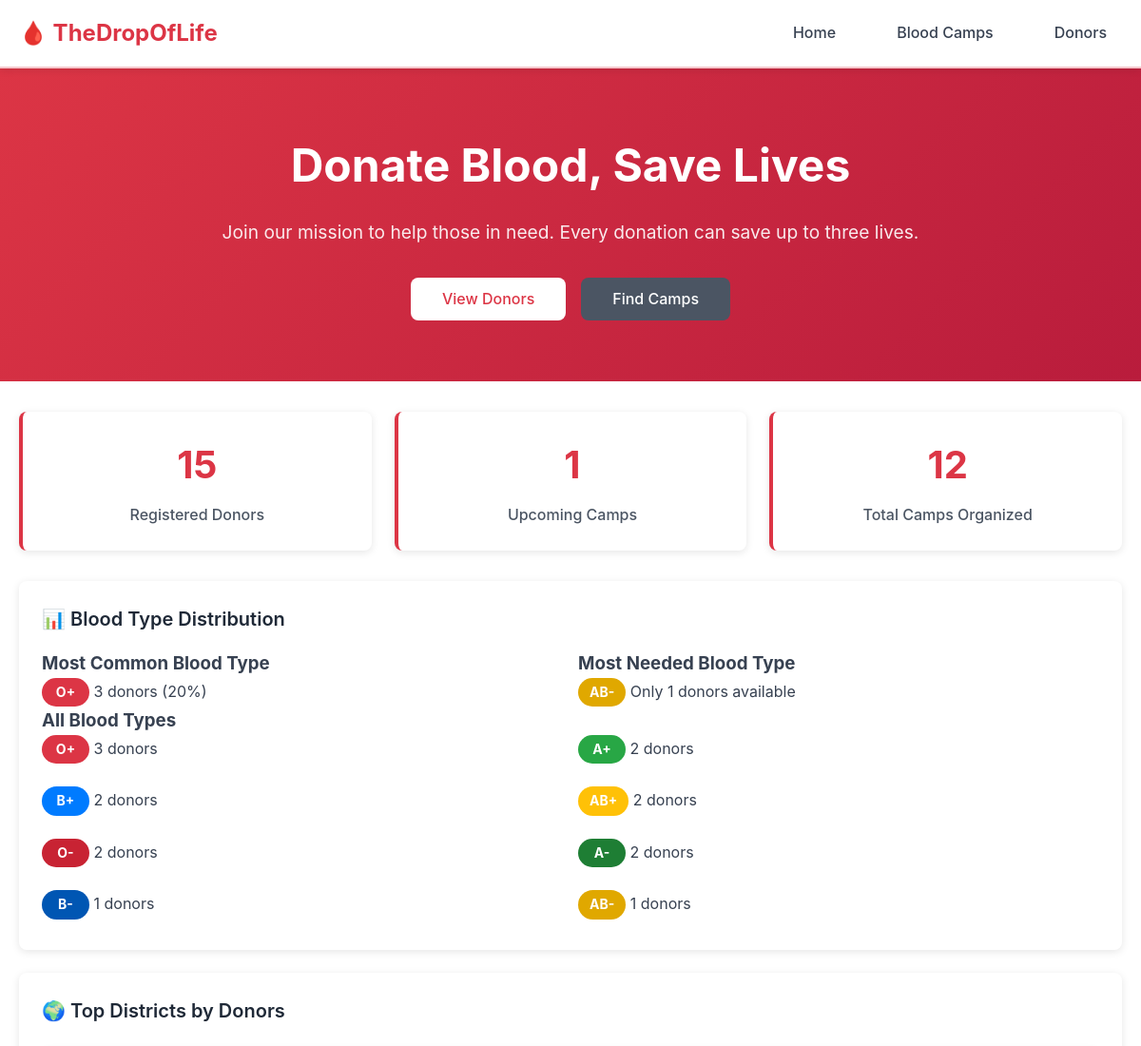
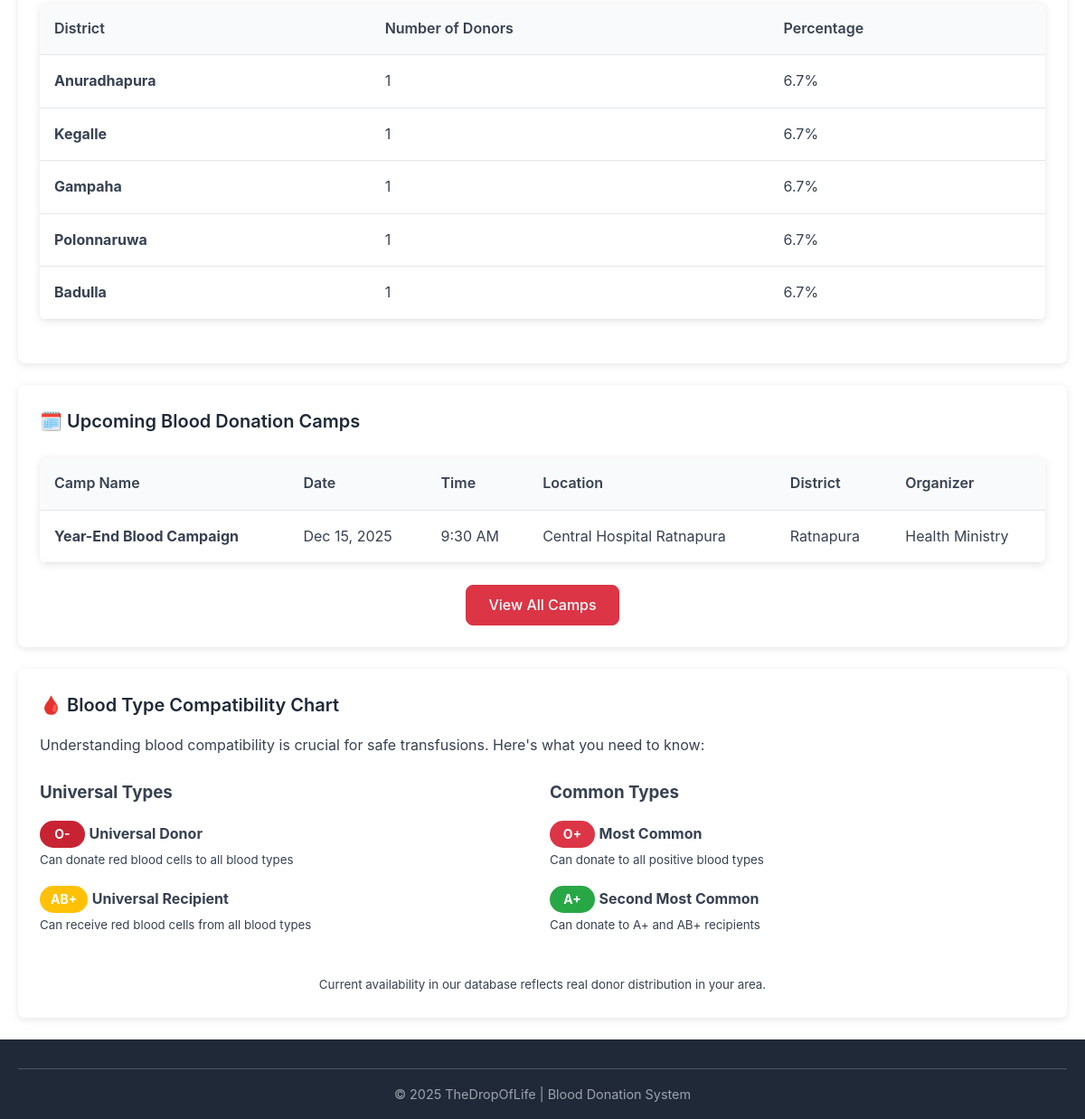
The page / on the database its author committed (2 pictures, top to bottom).
### tables this page shows
CREATE TABLE camps (
    camp_id INT AUTO_INCREMENT PRIMARY KEY,
    name VARCHAR(100) NOT NULL,
    location VARCHAR(100) NOT NULL,
    district VARCHAR(100),
    date DATE NOT NULL,
    time TIME NOT NULL,
    organizer VARCHAR(100),
    created_at TIMESTAMP DEFAULT CURRENT_TIMESTAMP
);

### includes/db.php (called while the page is built, shortened)
<?php
class Database {
    public static function escapeHtml($output) {
        return htmlspecialchars($output, ENT_QUOTES, 'UTF-8');
    }
}
?>

### index.php (the view, shortened to what this page needs)
<?php
require_once 'includes/db.php';
include 'includes/header.php';
try {
    $db = Database::getInstance()->getConnection();
    $donors_stmt = $db->prepare("SELECT COUNT(*) as count FROM donors");
    $donors_stmt->execute();
    $donors_count = $donors_stmt->fetch()['count'];
    $camps_stmt = $db->prepare("SELECT COUNT(*) as count FROM camps WHERE date >= CURDATE()");
    $camps_stmt->execute();
    $camps_count = $camps_stmt->fetch()['count'];
    $total_camps_stmt = $db->prepare("SELECT COUNT(*) as count FROM camps");
    $total_camps_stmt->execute();
    $total_camps_count = $total_camps_stmt->fetch()['count'];
    $blood_types_stmt = $db->prepare("SELECT blood_type, COUNT(*) as count FROM donors GROUP BY blood_type ORDER BY count DESC");
    $blood_types_stmt->execute();
    $blood_types = $blood_types_stmt->fetchAll();
    $districts_stmt = $db->prepare("SELECT district, COUNT(*) as count FROM donors GROUP BY district ORDER BY count DESC LIMIT 5");
    $districts_stmt->execute();
    $top_districts = $districts_stmt->fetchAll();
    $recent_camps_stmt = $db->prepare("SELECT * FROM camps WHERE date >= CURDATE() ORDER BY date ASC, time ASC LIMIT 5");
    $recent_camps_stmt->execute();
    $recent_camps = $recent_camps_stmt->fetchAll();
    $most_needed = !empty($blood_types) ? end($blood_types) : null;
    $most_common = !empty($blood_types) ? $blood_types[0] : null;
} catch (Exception $e) {
    error_log("Index page database error: " . $e->getMessage());
    $donors_count = "500+";
    $camps_count = "25";
    $total_camps_count = "150+";
    $blood_types = [
        ['blood_type' => 'O+', 'count' => 45],
        ['blood_type' => 'A+', 'count' => 34],
        ['blood_type' => 'B+', 'count' => 12],
        ['blood_type' => 'O-', 'count' => 6]
    ];
    $top_districts = [
        ['district' => 'Colombo', 'count' => 120],
        ['district' => 'Kandy', 'count' => 85],
        ['district' => 'Galle', 'count' => 65]
    ];
    $recent_camps = [];
    $most_needed = ['blood_type' => 'O-', 'count' => 6];
    $most_common = ['blood_type' => 'O+', 'count' => 45];
}
?>
<section class="hero">
    <div class="container">
        <h1 class="hero__title">Donate Blood, Save Lives</h1>
        <p class="hero__subtitle">Join our mission to help those in need. Every donation can save up to three lives.</p>
        <div class="hero__actions">
            <a href="donors.php" class="btn btn--white btn--lg">View Donors</a>
            <a href="camps.php" class="btn btn--secondary btn--lg">Find Camps</a>
        </div>
    </div>
</section>
<main>
<div class="container">
    <div class="stats-grid">
        <div class="stat-card">
            <div class="stat-card__number"><?php echo $donors_count; ?></div>
            <div class="stat-card__label">Registered Donors</div>
        </div>
        <div class="stat-card">
            <div class="stat-card__number"><?php echo $camps_count; ?></div>
            <div class="stat-card__label">Upcoming Camps</div>
        </div>
        <div class="stat-card">
            <div class="stat-card__number"><?php echo $total_camps_count; ?></div>
            <div class="stat-card__label">Total Camps Organized</div>
        </div>
    </div>
    <?php if (!empty($blood_types)): ?>
    <div class="card">
        <h2 class="card__title">📊 Blood Type Distribution</h2>
        <div class="form-row">
            <div>
                <h3>Most Common Blood Type</h3>
                <?php if ($most_common): ?>
                    <p><span class="blood-type blood-type-<?= strtolower(str_replace('+', '-pos', str_replace('-', '-neg', Database::escapeHtml($most_common['blood_type'])))) ?>"><?= Database::escapeHtml($most_common['blood_type']) ?></span>
                    <?= Database::escapeHtml($most_common['count']) ?> donors (<?= round(($most_common['count'] / $donors_count) * 100, 1) ?>%)</p>
                <?php else: ?>
                    <p>No data available</p>
                <?php endif; ?>
            </div>
            <div>
                <h3>Most Needed Blood Type</h3>
                <?php if ($most_needed): ?>
                    <p><span class="blood-type blood-type-<?= strtolower(str_replace('+', '-pos', str_replace('-', '-neg', Database::escapeHtml($most_needed['blood_type'])))) ?>"><?= Database::escapeHtml($most_needed['blood_type']) ?></span>
                    Only <?= Database::escapeHtml($most_needed['count']) ?> donors available</p>
                <?php else: ?>
                    <p>No data available</p>
                <?php endif; ?>
            </div>
        </div>
        <h3>All Blood Types</h3>
        <div class="form-row">
            <?php foreach ($blood_types as $type): ?>
                <div style="margin-bottom: 0.5rem;">
                    <span class="blood-type blood-type-<?= strtolower(str_replace('+', '-pos', str_replace('-', '-neg', Database::escapeHtml($type['blood_type'])))) ?>"><?= Database::escapeHtml($type['blood_type']) ?></span>
                    <?= Database::escapeHtml($type['count']) ?> donors
                </div>
            <?php endforeach; ?>
        </div>
    </div>
    <?php endif; ?>
    <?php if (!empty($top_districts)): ?>
    <div class="card">
        <h2 class="card__title">🌍 Top Districts by Donors</h2>
        <div class="table-container">
            <table class="table">
                <thead>
                    <tr>
                        <th>District</th>
                        <th>Number of Donors</th>
                        <th>Percentage</th>
                    </tr>
                </thead>
                <tbody>
                    <?php foreach ($top_districts as $district): ?>
                    <tr>
                        <td><strong><?= Database::escapeHtml($district['district']) ?></strong></td>
                        <td><?= Database::escapeHtml($district['count']) ?></td>
                        <td><?= round(($district['count'] / $donors_count) * 100, 1) ?>%</td>
                    </tr>
                    <?php endforeach; ?>
                </tbody>
            </table>
        </div>
    </div>
    <?php endif; ?>
    <?php if (!empty($recent_camps)): ?>
    <div class="card">
        <h2 class="card__title">🗓️ Upcoming Blood Donation Camps</h2>
        <div class="table-container">
            <table class="table">
                <thead>
                    <tr>
                        <th>Camp Name</th>
                        <th>Date</th>
                        <th>Time</th>
                        <th>Location</th>
                        <th>District</th>
                        <th>Organizer</th>
                    </tr>
                </thead>
                <tbody>
                    <?php foreach ($recent_camps as $camp): ?>
                    <tr>
                        <td><strong><?= Database::escapeHtml($camp['name']) ?></strong></td>
                        <td><?= date('M j, Y', strtotime($camp['date'])) ?></td>
                        <td><?= date('g:i A', strtotime($camp['time'])) ?></td>
                        <td><?= Database::escapeHtml($camp['location']) ?></td>
                        <td><?= Database::escapeHtml($camp['district']) ?></td>
                        <td><?= Database::escapeHtml($camp['organizer']) ?></td>
                    </tr>
                    <?php endforeach; ?>
                </tbody>
            </table>
        </div>
        <div class="text-center mt-3">
            <a href="camps.php" class="btn btn--primary">View All Camps</a>
        </div>
    </div>
    <?php endif; ?>
    <div class="card">
        <h2 class="card__title">🩸 Blood Type Compatibility Chart</h2>
        <p class="mb-3">Understanding blood compatibility is crucial for safe transfusions. Here's what you need to know:</p>
        <div class="form-row">
            <div>
                <h3>Universal Types</h3>
                <div style="margin: 1rem 0;">
                    <span class="blood-type blood-type-o-neg">O-</span> <strong>Universal Donor</strong><br>
                    <small>Can donate red blood cells to all blood types</small>
                </div>
                <div style="margin: 1rem 0;">
                    <span class="blood-type blood-type-ab-pos">AB+</span> <strong>Universal Recipient</strong><br>
                    <small>Can receive red blood cells from all blood types</small>
                </div>
            </div>
            <div>
                <h3>Common Types</h3>
                <div style="margin: 1rem 0;">
                    <span class="blood-type blood-type-o-pos">O+</span> <strong>Most Common</strong><br>
                    <small>Can donate to all positive blood types</small>
                </div>
                <div style="margin: 1rem 0;">
                    <span class="blood-type blood-type-a-pos">A+</span> <strong>Second Most Common</strong><br>
                    <small>Can donate to A+ and AB+ recipients</small>
                </div>
            </div>
        </div>
        <?php if (!empty($blood_types)): ?>
        <div class="text-center mt-3">
            <p><small>Current availability in our database reflects real donor distribution in your area.</small></p>
        </div>
        <?php endif; ?>
    </div>
</div>
</main>
<?php include 'includes/footer.php'; ?>

### assets/css/style.css (style rules this page uses)
:root { --primary: #dc3545; --primary-light: #f5c6cb; --success: #28a745; --warning: #ffc107; --danger: #dc3545; --gray-50: #f9fafb; --gray-100: #f3f4f6; --gray-200: #e5e7eb; --gray-300: #d1d5db; --gray-400: #9ca3af; --gray-500: #6b7280; --gray-600: #4b5563; --gray-700: #374151; --gray-800: #1f2937; --white: #ffffff; --shadow: 0 2px 8px rgba(0,0,0,0.1); --radius: 8px; }
* { margin: 0; padding: 0; box-sizing: border-box; }
html, body { height: 100%; margin: 0; padding: 0; }
body { font-family: -apple-system, BlinkMacSystemFont, 'Segoe UI', Roboto, sans-serif; line-height: 1.6; color: var(--gray-700); background: var(--white); min-height: 100vh; display: flex; flex-direction: column; }
main { flex: 1; }
.container { max-width: 1200px; margin: 0 auto; padding: 0 20px; }
.hero { background: linear-gradient(135deg, var(--primary), #b91c3c); color: var(--white); padding: 4rem 0; text-align: center; }
.hero__title { font-size: 3rem; font-weight: bold; margin-bottom: 1rem; }
.hero__subtitle { font-size: 1.2rem; margin-bottom: 2rem; opacity: 0.9; }
.hero__actions { display: flex; gap: 1rem; justify-content: center; flex-wrap: wrap; }
.btn { display: inline-block; padding: 0.75rem 1.5rem; border: 1px solid transparent; border-radius: var(--radius); text-decoration: none; font-weight: 500; text-align: center; cursor: pointer; transition: all 0.2s; font-size: 1rem; line-height: 1.2; min-height: 44px; box-sizing: border-box; }
.btn--primary { background: var(--primary); color: var(--white); border-color: var(--primary); }
.btn--secondary { background: var(--gray-600); color: var(--white); }
.btn--white { background: var(--white); color: var(--primary); }
.btn--lg { padding: 0.75rem 2rem; font-size: 1rem; min-height: 44px; }
.card { background: var(--white); border-radius: var(--radius); padding: 1.5rem; box-shadow: var(--shadow); margin-bottom: 1.5rem; }
.card__title { font-size: 1.25rem; font-weight: 600; color: var(--gray-800); margin-bottom: 1rem; }
.stats-grid { display: grid; grid-template-columns: repeat(auto-fit, minmax(250px, 1fr)); gap: 1.5rem; margin: 2rem 0; }
.stat-card { background: var(--white); border-radius: var(--radius); padding: 1.5rem; box-shadow: var(--shadow); text-align: center; border-left: 4px solid var(--primary); }
.stat-card__number { font-size: 2.5rem; font-weight: bold; color: var(--primary); margin-bottom: 0.5rem; }
.stat-card__label { color: var(--gray-600); font-weight: 500; }
.form-row { display: grid; grid-template-columns: 1fr 1fr; gap: 1rem; }
.table-container { background: var(--white); border-radius: var(--radius); overflow: hidden; box-shadow: var(--shadow); margin: 1.5rem 0; }
.table { width: 100%; border-collapse: collapse; }
.table th, .table td { padding: 1rem; text-align: left; border-bottom: 1px solid var(--gray-200); }
.table th { background: var(--gray-50); font-weight: 600; color: var(--gray-700); }
.blood-type { display: inline-block; padding: 0.25rem 0.75rem; border-radius: 20px; font-weight: bold; font-size: 0.875rem; color: white; min-width: 50px; text-align: center; }
.blood-type-o-pos { background: #dc3545; }
.blood-type-o-neg { background: #c82333; }
.blood-type-a-pos { background: #28a745; }
.blood-type-a-neg { background: #1e7e34; }
.blood-type-b-pos { background: #007bff; }
.blood-type-b-neg { background: #0056b3; }
.blood-type-ab-pos { background: #ffc107; }
.blood-type-ab-neg { background: #e0a800; }
.text-center { text-align: center; }
.mb-3 { margin-bottom: 1.5rem; }
.mt-3 { margin-top: 1.5rem; }

### rows shown on the page
camps: name "Year-End Blood Campaign", date "Dec 15, 2025", time "9:30 AM", location "Central Hospital Ratnapura", district "Ratnapura", organizer "Health Ministry"

### other values the page prints
$donors_count "15"
$camps_count "1"
$total_camps_count "12"
Database::escapeHtml($most_common['blood_type']) "O+"
Database::escapeHtml($most_common['count']) "3"
Database::escapeHtml($most_needed['blood_type']) "AB-"
Database::escapeHtml($most_needed['count']) "1"
Database::escapeHtml($type['blood_type']) "O+"
Database::escapeHtml($type['count']) "3"
Database::escapeHtml($type['blood_type']) "A+"
Database::escapeHtml($type['count']) "2"
Database::escapeHtml($type['blood_type']) "B+"
Database::escapeHtml($type['blood_type']) "AB+"
Database::escapeHtml($type['blood_type']) "O-"
Database::escapeHtml($type['blood_type']) "A-"
